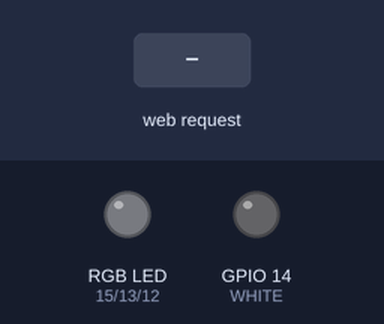
Recording of a sketch running on a simulated ESP8266 (NodeMCU). On the bench: an RGB LED mixed from three pins (HIGH = lit), output pins drawn as LEDs (lit = HIGH). The inputs (shaded band) are chosen by the test bench. Dim RGB values are drawn brighter than linear; WiFi joins after 1.5 s; servers stay silent unless stated; not simulated (calls return 0 or success): secrets.h; what the sketch prints to the serial monitor is not drawn.

Above: at 14.7 s.
14.8 s: HTTP request GET /rgbw?color=120&white=120 received
At 16.0 s:
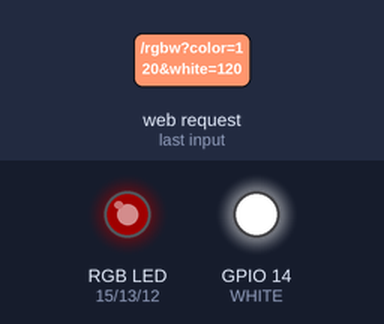
16.3 s: HTTP request GET /rgbw received
At 17.1 s:
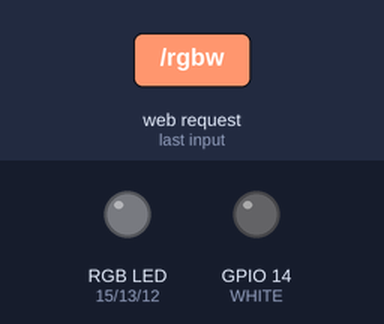
Timing chart, 0 to 19.3 s (numbered marks = the images above; inputs shaded):
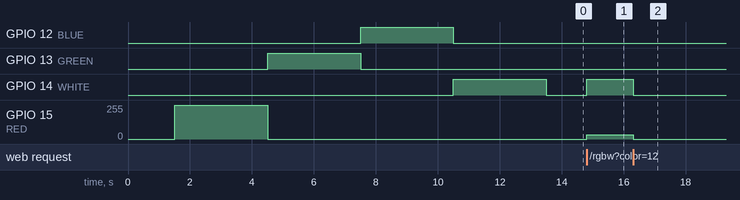

Measured:
- after the input at 14.8 s, GPIO 14 (WHITE): LOW → HIGH at once; GPIO 15 (RED): 0/255 → 32/255 at once
- after the input at 16.3 s, GPIO 14 (WHITE): HIGH → LOW at once; GPIO 15 (RED): 32/255 → 0/255 at once

The sketch:

rgbw_led_using_FETs.ino
```cpp
#include <ESP8266WiFi.h>
#include <WiFiClient.h>
#include <ESP8266WebServer.h>
#include <secrets.h>

ESP8266WebServer server(80);

#define RED 15
#define GREEN 13
#define BLUE 12
#define WHITE 14

void setup() {
  Serial.begin(115200);

  //setup pins
  pinMode(RED, OUTPUT);
  pinMode(GREEN, OUTPUT);
  pinMode(BLUE, OUTPUT);
  pinMode(WHITE, OUTPUT);
  allOff();

  //setup wifi
  Serial.println();
  Serial.print("Configuring access point...");
  WiFi.begin(WIFI_SSID, WIFI_PASSWORD);
  while (WiFi.status() != WL_CONNECTED) {
    delay(500);
    Serial.print(".");
  }
  Serial.println("");
  Serial.println("WiFi connected");
  Serial.print("IP address: ");
  Serial.println(WiFi.localIP());
  Serial.print("Device hostname: ");
  Serial.println(WiFi.hostname());
  //setup node server
  server.enableCORS(true);
  server.on ( "/", handleRoot);
  server.on("/healthcheck", healthCheck);
  server.on("/rgbw", rgbw);
  server.on("/off", allOff);

  server.begin();
  Serial.println ( "HTTP server started" );

  test();
}
void loop() {
  server.handleClient();
}
void healthCheck() {
  server.send(200, "text", "I'm not a teapot!");
}
void handleRoot() {
  String mainPage = "<html>";
  mainPage += "<head>";
  mainPage +=   "<meta name=\"viewport\" content=\"width=device-width, initial-scale=1\">";
  mainPage += "</head>";
  mainPage += "<body style=\"display: flex; flex-direction: column; align-items: center;\">";
  mainPage +=   "<h1 style=\"font-size: x-large;\">RGBW LED Strip Interface</h1>";
  mainPage +=   "<form method=\"post\" action=\"/rgbw\" target=\"dummyframe\">";
  mainPage +=     "<label style=\"font-size: x-large;\"> Choose a Color";
  mainPage +=       "<input type=\"color\" name=\"color\" /> ";
  mainPage +=     "</label>";
  mainPage +=     "<br />";
  mainPage +=     "<label style=\"font-size: x-large;\">White";
  mainPage +=       "<input type=\"number\" name=\"white\" /> ";
  mainPage +=     "</label>";
  mainPage +=     "<br />";
  mainPage +=     "<br />";
  mainPage +=     "<input type=\"submit\" />";
  mainPage +=   "</form>";
  //all off
  mainPage +=   "<form method=\"post\" action=\"/off\" target=\"dummyframe\">";
  mainPage +=     "<button type=\"submit\">Off</button>";
  mainPage +=   "</form>";
  //self test button
  mainPage +=   "<form method=\"post\" action=\"/selftest\" target=\"dummyframe\">";
  mainPage +=     "<h2>Self Test</h2>";
  mainPage +=     "<br />";
  mainPage +=     "<div>Red, green, blue, white for 1 second each then off.</div>";
  mainPage +=     "<br />";
  mainPage +=     "<input type=\"submit\" />";
  mainPage +=   "</form>";
  //dummy frame to block redirect on form submission
  mainPage +=     "<iframe name=\"dummyframe\" id=\"dummyframe\" style=\"display:none;\"></iframe>";
  mainPage += "</body>";
  mainPage += "</html>";

  server.send(200, "text/html", mainPage);
}

void test() {
  R(255);
  delay(3000);
  R(0);

  G(255);
  delay(3000);
  G(0);

  B(255);
  delay(3000);
  B(0);

  W(255);
  delay(3000);
  W(0);

  allOff();
}

void allOff() {
  R(0);
  G(0);
  B(0);
  W(0);
}

void rgbw() {
  allOff();

  String colorString = server.arg("color");
  Serial.print("color selected: ");
  Serial.println(colorString);

  char *ptr;
  Serial.println("Individual values");
  String redString = "0x"+colorString.substring(1, 3);
  Serial.println(redString);
  String greenString = "0x"+colorString.substring(3, 5);
  Serial.println(greenString);
  String blueString = "0x"+colorString.substring(5, 7);
  Serial.println(blueString);

  int red = strtoul(redString.c_str(), &ptr, 16);
  Serial.print("Red: ");
  Serial.println(red);
  int green = strtoul(greenString.c_str(), &ptr, 16);
  Serial.print("Green: ");
  Serial.println(green);
  int blue = strtoul(blueString.c_str(), &ptr, 16);
  Serial.print("Blue: ");
  Serial.println(blue);
  String whiteString = server.arg("white");
  int white = strtoul(whiteString.c_str(), &ptr, 16);
  Serial.print("White: ");
  Serial.println(white);

  R(red);
  G(green);
  B(blue);
  W(white);

  server.send(200);
}

void R(int intensity){
  analogWrite(RED, intensity);
}

void G(int intensity){
  analogWrite(GREEN, intensity);
}

void B(int intensity){
  analogWrite(BLUE, intensity);
}

void W(int intensity){
  analogWrite(WHITE, intensity);
}
```
